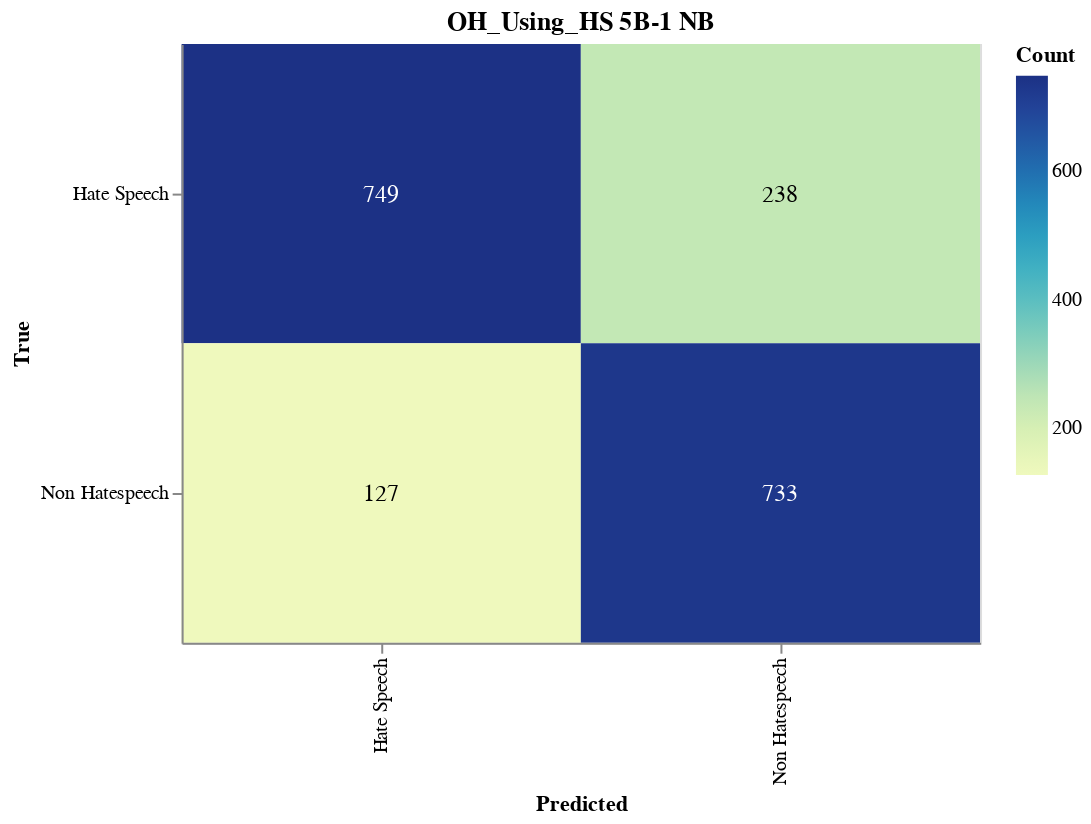

The cell this chart's notebook holds for it:
### Markdown cell above
#### Save Confusion Matrix

### Code cell
import altair as alt
import pandas as pd
from sklearn.metrics import confusion_matrix

# Calculate the confusion matrix
cm = confusion_matrix(true_labels, adjusted_predictions)

# Define class names
class_names = ['Hate Speech', 'Non Hatespeech']

# Convert confusion matrix to DataFrame
cm_df = pd.DataFrame(cm, index=class_names, columns=class_names).reset_index().melt(id_vars='index')
cm_df.columns = ['True', 'Predicted', 'Count']

# Ensure the order of categories
cm_df['True'] = pd.Categorical(cm_df['True'], categories=class_names, ordered=True)
cm_df['Predicted'] = pd.Categorical(cm_df['Predicted'], categories=class_names, ordered=True)

# Create the Altair plot
heatmap = alt.Chart(cm_df).mark_rect().encode(
    x=alt.X('Predicted:O', sort=class_names),
    y=alt.Y('True:O', sort=class_names),
    color='Count:Q',
    tooltip=['True', 'Predicted', 'Count']
).properties(
    width=400,
    height=300,
    title='OH_Using_HS 5B-1 NB'
)

# Add text labels
text = heatmap.mark_text(
    align='center',
    baseline='middle',
    fontSize=12
).encode(
    text='Count:Q',
    color=alt.condition(
        alt.datum.Count > cm.max() / 2,
        alt.value('white'),
        alt.value('black')
    )
)

# Combine heatmap and text
final_chart = heatmap + text

# Display the plot
final_chart.show()

### Figure 1 — Vega-Lite specification as saved in the notebook (floating-point values rounded to 4 significant figures)
{"config": {"view": {"continuousWidth": 300, "continuousHeight": 300}}, "layer": [{"mark": {"type": "rect"}, "encoding": {"color": {"field": "Count", "type": "quantitative"}, "tooltip": [{"field": "True", "type": "ordinal"}, {"field": "Predicted", "type": "ordinal"}, {"field": "Count", "type": "quantitative"}], "x": {"field": "Predicted", "sort": ["Hate Speech", "Non Hatespeech"], "type": "ordinal"}, "y": {"field": "True", "sort": ["Hate Speech", "Non Hatespeech"], "type": "ordinal"}}, "title": "OH_Using_HS 5B-1 NB"}, {"mark": {"type": "text", "align": "center", "baseline": "middle", "fontSize": 12}, "encoding": {"color": {"condition": {"test": "(datum.Count > 374.5)", "value": "white"}, "value": "black"}, "text": {"field": "Count", "type": "quantitative"}, "tooltip": [{"field": "True", "type": "ordinal"}, {"field": "Predicted", "type": "ordinal"}, {"field": "Count", "type": "quantitative"}], "x": {"field": "Predicted", "sort": ["Hate Speech", "Non Hatespeech"], "type": "ordinal"}, "y": {"field": "True", "sort": ["Hate Speech", "Non Hatespeech"], "type": "ordinal"}}, "title": "OH_Using_HS 5B-1 NB"}], "data": {"name": "data-7505365ec5ce6d00febff4903518a2e3"}, "height": 300, "width": 400, "$schema": "https://vega.github.io/schema/vega-lite/v5.17.0.json", "datasets": {"data-7505365ec5ce6d00febff4903518a2e3": [{"True": "Hate Speech", "Predicted": "Hate Speech", "Count": 749}, {"True": "Non Hatespeech", "Predicted": "Hate Speech", "Count": 127}, {"True": "Hate Speech", "Predicted": "Non Hatespeech", "Count": 238}, {"True": "Non Hatespeech", "Predicted": "Non Hatespeech", "Count": 733}]}}
